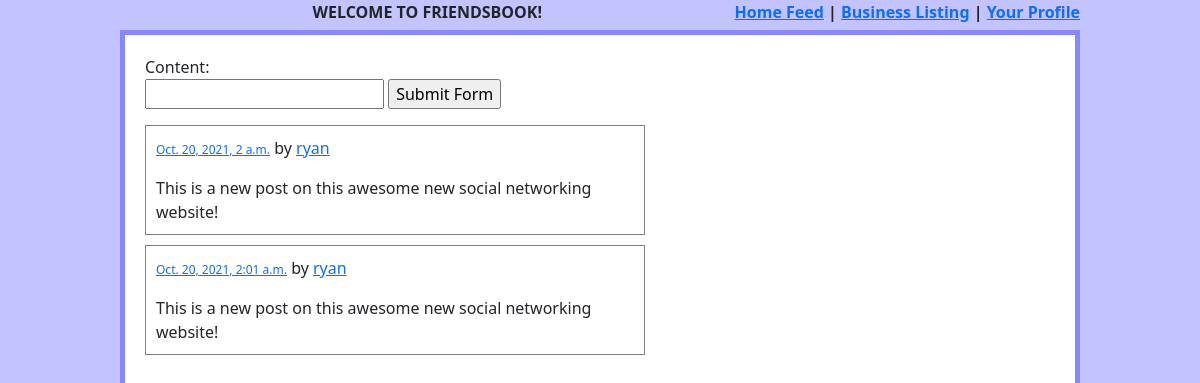
The app's page /, older data.
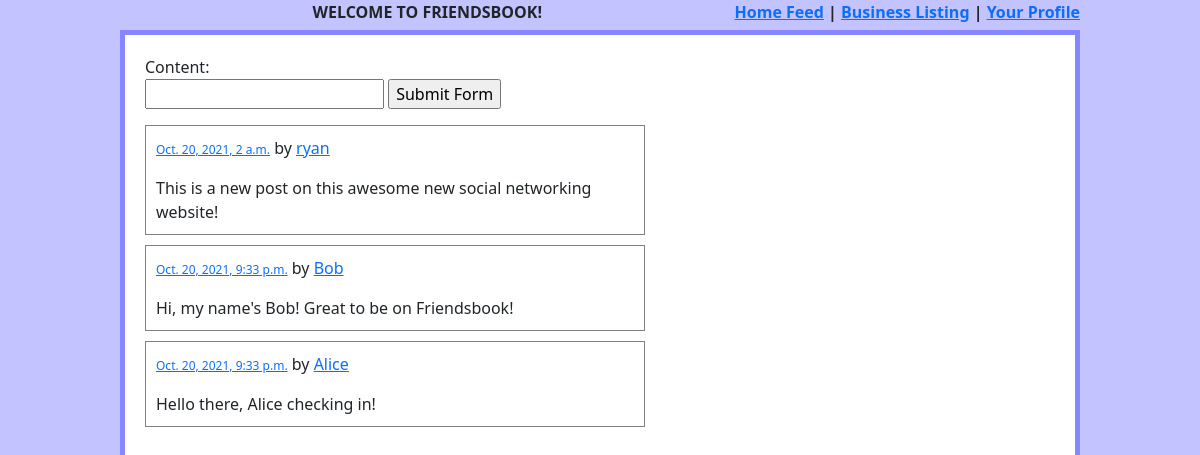
The same page, newer data.
### post/models.py (models this page shows, shortened)
class Post(models.Model):
    author = models.ForeignKey(User, null=True, blank=True, on_delete=CASCADE)
    content = models.CharField(max_length=140)
    created_on = models.DateTimeField('date created', auto_now_add=True)

### post/views.py (the view)
# urls.py: path('', post_feed, name='home'),
def post_feed(request):
    if request.method == 'POST':
        add_post(request)
    template = loader.get_template('feed.html')
    posts = Post.objects.all()
    return HttpResponse(template.render({'posts': posts, 'new_post_form': PostForm()}, request))

### post/forms.py
class PostForm(forms.ModelForm):
    class Meta:
        model = Post
        fields = ['content']

### post/templates/feed.html (shortened to what this page needs)
{% include 'header.html' %}
<div class="wrapper">
<form method="post" action="">
    {{new_post_form}}
    <input type="submit" value="Submit Form"/>
</form>
{% for post in posts %}
<div class="post">
    <span id="post-{{post.id}}">
        <span class="date"><a href="/post/{{post.id}}">{{post.created_on}}</a></span> by <a href="/profile/{{ post.author.id }}">{{post.author.username}}</a>
            </p>{{post.content}}
    </span>
</div>
{% endfor %}
</div>

### post/templates/header.html (shortened to what this page needs)
{% load bootstrap5 %}
{% bootstrap_css %}
{% load static %}
<link rel="stylesheet" type="text/css" href="{% static 'css/styles.css' %}">
<div class="header">
    WELCOME TO FRIENDSBOOK!
    <div class="links"><a href="/">Home Feed</a>&nbsp;|&nbsp;<a href="/businesses">Business Listing</a>&nbsp;|&nbsp;<a href="/profile/{{request.user.id}}">Your Profile</a></div>
</div>

### static/css/styles.css (style rules this page uses)
label { display: block; }
.header { width: 80%; margin: auto; text-align: center; font-weight: bold; height: 30px; }
.links { float: right; }
.wrapper { border: 5px solid rgb(135, 135, 255); width: 80%; margin: auto; padding: 20px; background-color: white; height: 100%; }
.post { border: 1px solid gray; width: 500px; padding: 10px; margin-top: 10px; }
.date { color: gray; font-size: 12px; }

Row changes from the older to the newer data that the page shows:
removed Post: created_on "Oct. 20, 2021, 2:01 a.m.", author.username "ryan", content "This is a new post on this awesome new social networking website!"
added Post: created_on "Oct. 20, 2021, 9:33 p.m.", author.username "Bob", content "Hi, my name's Bob! Great to be on Friendsbook!"
added Post: created_on "Oct. 20, 2021, 9:33 p.m.", author.username "Alice", content "Hello there, Alice checking in!"
